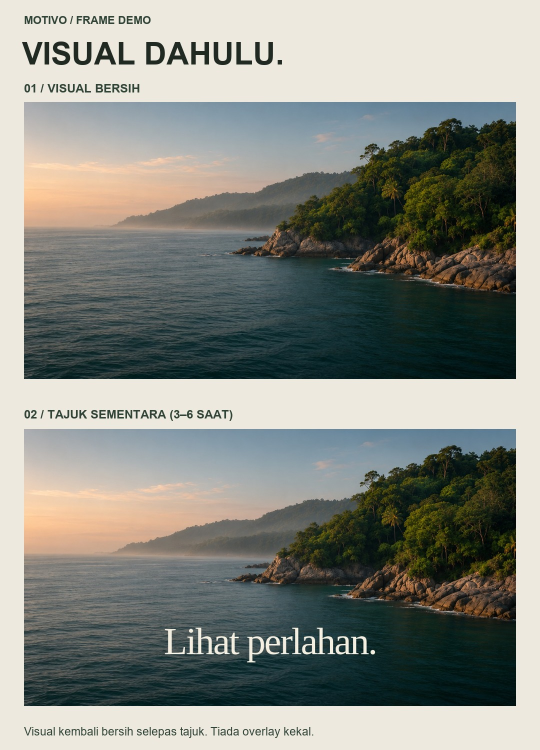
#> input picture docs/clean-style-preview.jpg, 1080 x 1500 px, given in place of StarterDemoVideo-60.png, which was not available (shown at 1/2 size)
$ python clean_contact.py
#> lines starting #> are read from the running program, lines starting #| are printed output that depends on the picture
### scripts/gallery_contact.py
"""Optional documentation contact sheet. Requires Pillow, not used by runtime/setup."""
import json
from pathlib import Path
from PIL import Image, ImageDraw, ImageFont

ROOT = Path(__file__).resolve().parents[1]


def font(size, bold=False):
    names = [f'C:/Windows/Fonts/arial{"bd" if bold else ""}.ttf', 'DejaVuSans-Bold.ttf' if bold else 'DejaVuSans.ttf']
    for name in names:
        try:
            return ImageFont.truetype(name, size)
        except OSError:
            continue
    return ImageFont.load_default()


# [31 lines left out: function main, not called in this run]


# [2 lines that do not run on import are left out]

### scripts/clean_contact.py
"""Optional Pillow documentation board from actual inspect:clean PNGs, not a mockup."""
from pathlib import Path
from PIL import Image, ImageDraw
from gallery_contact import font

ROOT=Path(__file__).resolve().parents[1]


def main():
    source=ROOT/'out/clean-ci'
    image=Image.new('RGB',(1080,1500),'#eee9df')
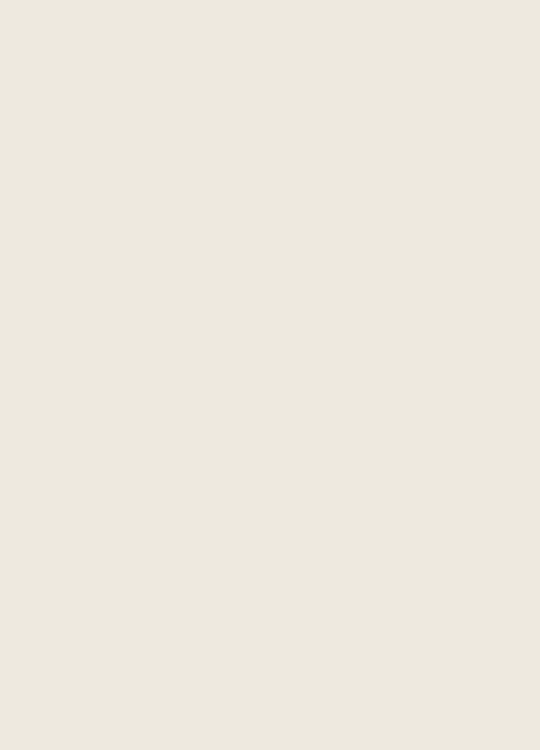
#> image: PIL image 1080x1500 RGB (shown at 1/2 size); mean R, G, B 238, 233, 223
    draw=ImageDraw.Draw(image)
    draw.text((48,28),'MOTIVO / FRAME DEMO',font=font(22,True),fill='#304337')
    draw.text((44,72),'VISUAL DAHULU.',font=font(62,True),fill='#202a23')
    for name,label,label_y,image_y in [
        ('StarterDemoVideo-60.png','01 / VISUAL BERSIH',163,204),
        ('StarterDemoVideo-135.png','02 / TAJUK SEMENTARA (3–6 SAAT)',815,858),
    ]:
        draw.text((48,label_y),label,font=font(24,True),fill='#304337')
        with Image.open(source/name) as frame:
#> frame is the input picture: PIL image 1080x1500 RGB; mean R, G, B 134.9, 137.7, 130.2
            image.paste(frame.convert('RGB').resize((984,554),Image.Resampling.LANCZOS),(48,image_y))
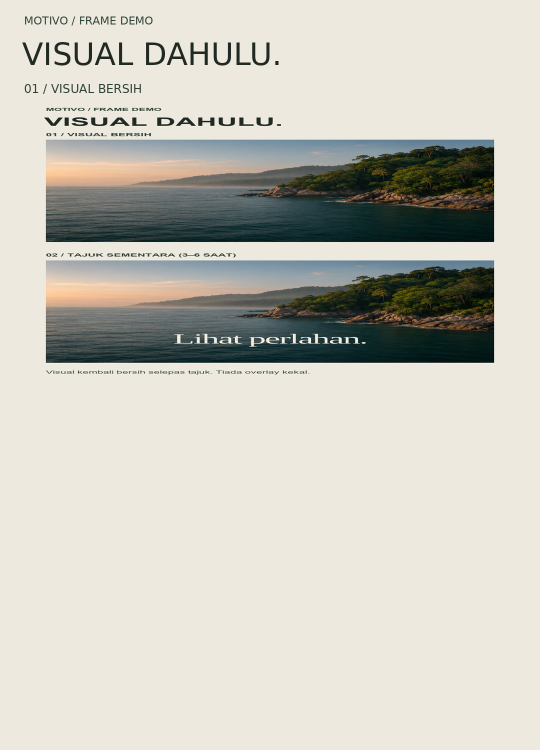
#> image: PIL image 1080x1500 RGB (shown at 1/2 size); mean R, G, B 202.2, 199.9, 190.7
#> pass 2 of the loop in main, `for name,label,label_y,image_y in [`:
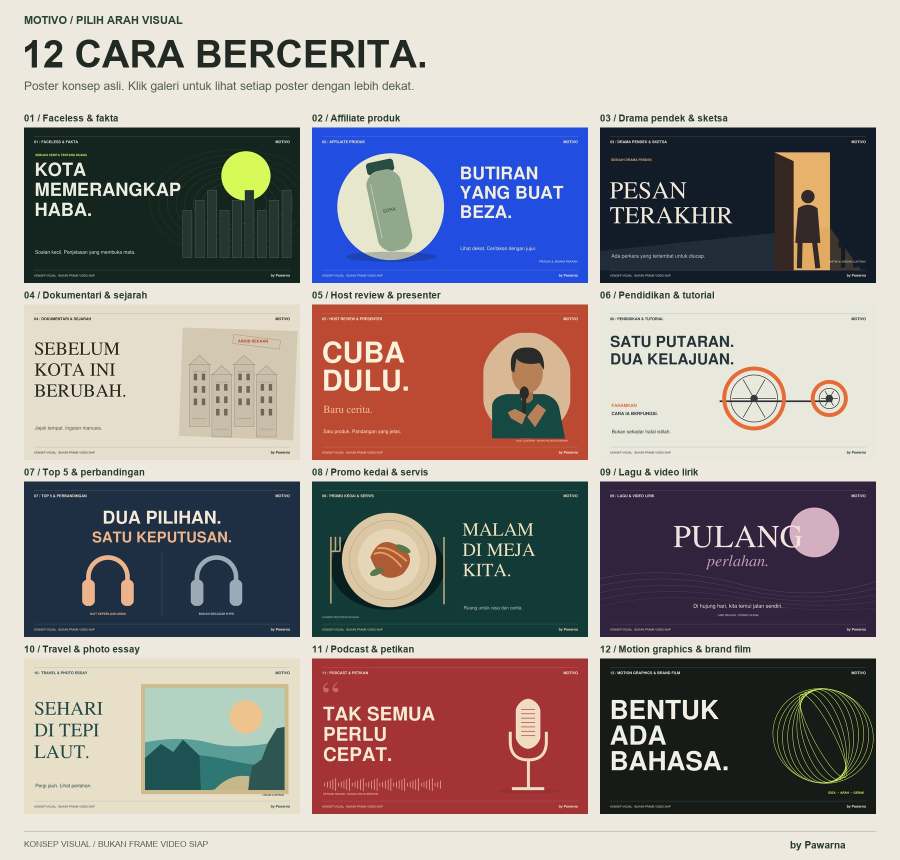
#> input picture docs/gallery/overview.jpg, 1800 x 1720 px, given in place of StarterDemoVideo-135.png, which was not available (shown at 1/2 size)
#> in main, frame is the input picture: PIL image 1800x1720 RGB; mean R, G, B 151.2, 143.8, 142.6
#> in main, `image.paste(frame.convert('RGB').resize((984,554),Image.Resampling.LAN..`:
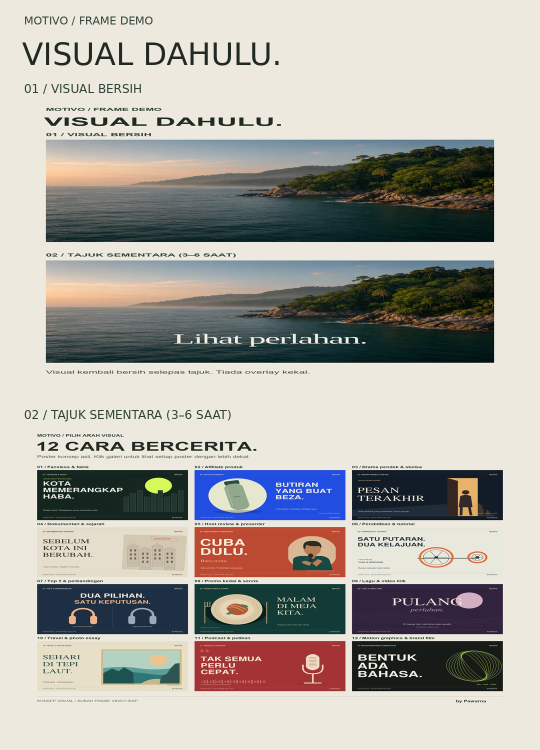
#> image: PIL image 1080x1500 RGB (shown at 1/2 size); mean R, G, B 172.7, 169.7, 163.5
    draw.text((48,1450),'Visual kembali bersih selepas tajuk. Tiada overlay kekal.',font=font(23),fill='#304337')
    target=ROOT/'docs/clean-style-preview.jpg'
    image.save(target,quality=92,optimize=True)
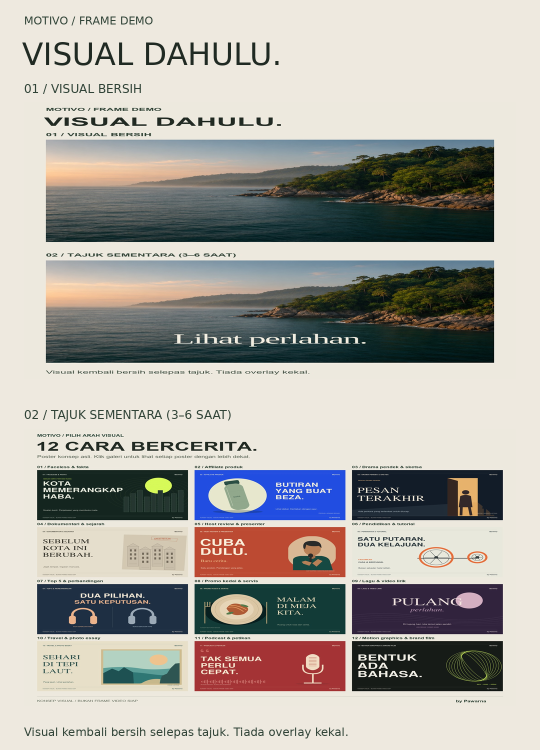
#> saved as clean-style-preview.jpg: PIL image 1080x1500 RGB (shown at 1/2 size); mean R, G, B 172.3, 169.3, 163.2
    print(target)


if __name__=='__main__':
    main()
